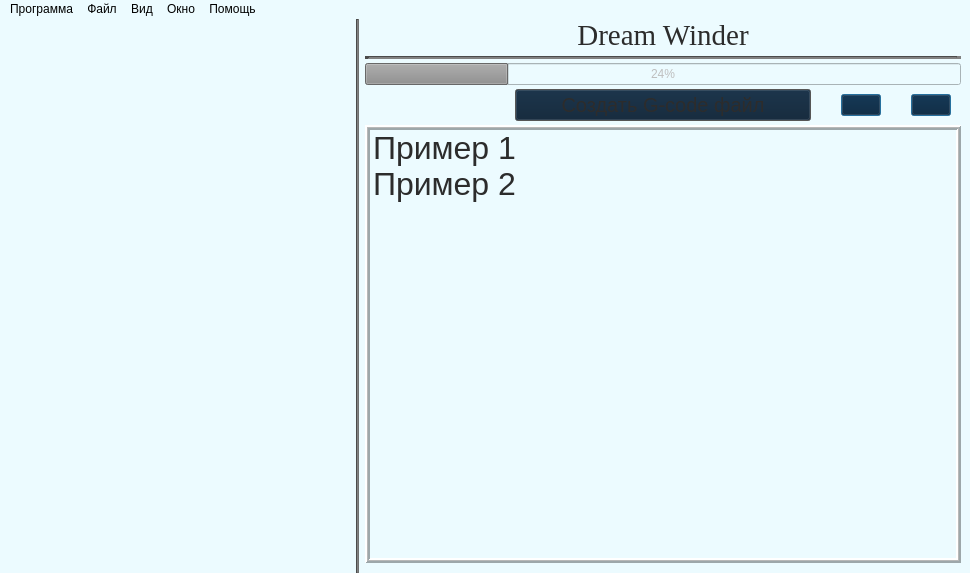
<?xml version="1.0" encoding="UTF-8"?>
<ui version="4.0">
 <class>MainWindow</class>
 <widget class="QMainWindow" name="MainWindow">
  <property name="enabled">
   <bool>true</bool>
  </property>
  <property name="geometry">
   <rect>
    <x>0</x>
    <y>0</y>
    <width>970</width>
    <height>573</height>
   </rect>
  </property>
  <property name="font">
   <font>
    <family>Times New Roman</family>
    <pointsize>13</pointsize>
    <weight>50</weight>
    <italic>false</italic>
    <bold>false</bold>
   </font>
  </property>
  <property name="contextMenuPolicy">
   <enum>Qt::DefaultContextMenu</enum>
  </property>
  <property name="acceptDrops">
   <bool>false</bool>
  </property>
  <property name="windowTitle">
   <string>Dream Winder</string>
  </property>
  <property name="styleSheet">
   <string notr="true">font: 13pt &quot;Times New Roman&quot;;
background-color: rgb(236, 251, 255);</string>
  </property>
  <property name="toolButtonStyle">
   <enum>Qt::ToolButtonIconOnly</enum>
  </property>
  <property name="documentMode">
   <bool>false</bool>
  </property>
  <property name="tabShape">
   <enum>QTabWidget::Rounded</enum>
  </property>
  <widget class="QWidget" name="centralwidget">
   <layout class="QHBoxLayout" name="horizontalLayout_2">
    <property name="sizeConstraint">
     <enum>QLayout::SetDefaultConstraint</enum>
    </property>
    <property name="leftMargin">
     <number>0</number>
    </property>
    <property name="topMargin">
     <number>0</number>
    </property>
    <property name="bottomMargin">
     <number>0</number>
    </property>
    <item>
     <widget class="QLabel" name="label">
      <property name="sizePolicy">
       <sizepolicy hsizetype="Ignored" vsizetype="Ignored">
        <horstretch>0</horstretch>
        <verstretch>0</verstretch>
       </sizepolicy>
      </property>
      <property name="minimumSize">
       <size>
        <width>0</width>
        <height>0</height>
       </size>
      </property>
      <property name="maximumSize">
       <size>
        <width>350</width>
        <height>16777215</height>
       </size>
      </property>
      <property name="baseSize">
       <size>
        <width>200</width>
        <height>0</height>
       </size>
      </property>
      <property name="text">
       <string/>
      </property>
      <property name="textFormat">
       <enum>Qt::PlainText</enum>
      </property>
      <property name="pixmap">
       <pixmap>1646963286_7-abrakadabra-fun-p-geometricheskie-teksturi-9.png</pixmap>
      </property>
      <property name="scaledContents">
       <bool>false</bool>
      </property>
      <property name="wordWrap">
       <bool>false</bool>
      </property>
      <property name="indent">
       <number>0</number>
      </property>
     </widget>
    </item>
    <item>
     <widget class="Line" name="line">
      <property name="styleSheet">
       <string notr="true">background-color: rgb(112, 112, 112);</string>
      </property>
      <property name="orientation">
       <enum>Qt::Vertical</enum>
      </property>
     </widget>
    </item>
    <item>
     <layout class="QVBoxLayout" name="verticalLayout">
      <property name="spacing">
       <number>4</number>
      </property>
      <property name="bottomMargin">
       <number>10</number>
      </property>
      <item>
       <widget class="QLabel" name="label_3">
        <property name="font">
         <font>
          <family>Times New Roman</family>
          <pointsize>13</pointsize>
          <weight>50</weight>
          <italic>false</italic>
          <bold>false</bold>
         </font>
        </property>
        <property name="layoutDirection">
         <enum>Qt::LeftToRight</enum>
        </property>
        <property name="autoFillBackground">
         <bool>false</bool>
        </property>
        <property name="styleSheet">
         <string notr="true">color: rgb(44, 44, 44);</string>
        </property>
        <property name="text">
         <string>&lt;html&gt;&lt;head/&gt;&lt;body&gt;&lt;p&gt;&lt;span style=&quot; font-size:22pt;&quot;&gt;Dream Winder&lt;/span&gt;&lt;/p&gt;&lt;/body&gt;&lt;/html&gt;</string>
        </property>
        <property name="scaledContents">
         <bool>true</bool>
        </property>
        <property name="alignment">
         <set>Qt::AlignCenter</set>
        </property>
       </widget>
      </item>
      <item>
       <widget class="Line" name="line_2">
        <property name="styleSheet">
         <string notr="true">color: rgb(112, 112, 112);
background-color: rgb(112, 112, 112);</string>
        </property>
        <property name="lineWidth">
         <number>5</number>
        </property>
        <property name="orientation">
         <enum>Qt::Horizontal</enum>
        </property>
       </widget>
      </item>
      <item>
       <widget class="QProgressBar" name="progressBar">
        <property name="enabled">
         <bool>false</bool>
        </property>
        <property name="sizePolicy">
         <sizepolicy hsizetype="Preferred" vsizetype="Fixed">
          <horstretch>0</horstretch>
          <verstretch>0</verstretch>
         </sizepolicy>
        </property>
        <property name="value">
         <number>24</number>
        </property>
        <property name="textVisible">
         <bool>true</bool>
        </property>
       </widget>
      </item>
      <item>
       <layout class="QHBoxLayout" name="horizontalLayout">
        <property name="spacing">
         <number>30</number>
        </property>
        <item>
         <spacer name="horizontalSpacer">
          <property name="orientation">
           <enum>Qt::Horizontal</enum>
          </property>
          <property name="sizeType">
           <enum>QSizePolicy::Maximum</enum>
          </property>
          <property name="sizeHint" stdset="0">
           <size>
            <width>150</width>
            <height>20</height>
           </size>
          </property>
         </spacer>
        </item>
        <item>
         <widget class="QPushButton" name="btn_build">
          <property name="palette">
           <palette>
            <active>
             <colorrole role="WindowText">
              <brush brushstyle="SolidPattern">
               <color alpha="255">
                <red>44</red>
                <green>44</green>
                <blue>44</blue>
               </color>
              </brush>
             </colorrole>
             <colorrole role="Button">
              <brush brushstyle="SolidPattern">
               <color alpha="50">
                <red>0</red>
                <green>24</green>
                <blue>47</blue>
               </color>
              </brush>
             </colorrole>
             <colorrole role="Text">
              <brush brushstyle="SolidPattern">
               <color alpha="255">
                <red>44</red>
                <green>44</green>
                <blue>44</blue>
               </color>
              </brush>
             </colorrole>
             <colorrole role="ButtonText">
              <brush brushstyle="SolidPattern">
               <color alpha="255">
                <red>44</red>
                <green>44</green>
                <blue>44</blue>
               </color>
              </brush>
             </colorrole>
             <colorrole role="Base">
              <brush brushstyle="SolidPattern">
               <color alpha="50">
                <red>0</red>
                <green>24</green>
                <blue>47</blue>
               </color>
              </brush>
             </colorrole>
             <colorrole role="Window">
              <brush brushstyle="SolidPattern">
               <color alpha="50">
                <red>0</red>
                <green>24</green>
                <blue>47</blue>
               </color>
              </brush>
             </colorrole>
             <colorrole role="Highlight">
              <brush brushstyle="SolidPattern">
               <color alpha="255">
                <red>108</red>
                <green>108</green>
                <blue>108</blue>
               </color>
              </brush>
             </colorrole>
             <colorrole role="HighlightedText">
              <brush brushstyle="SolidPattern">
               <color alpha="255">
                <red>147</red>
                <green>147</green>
                <blue>147</blue>
               </color>
              </brush>
             </colorrole>
            </active>
            <inactive>
             <colorrole role="WindowText">
              <brush brushstyle="SolidPattern">
               <color alpha="255">
                <red>44</red>
                <green>44</green>
                <blue>44</blue>
               </color>
              </brush>
             </colorrole>
             <colorrole role="Button">
              <brush brushstyle="SolidPattern">
               <color alpha="50">
                <red>0</red>
                <green>24</green>
                <blue>47</blue>
               </color>
              </brush>
             </colorrole>
             <colorrole role="Text">
              <brush brushstyle="SolidPattern">
               <color alpha="255">
                <red>44</red>
                <green>44</green>
                <blue>44</blue>
               </color>
              </brush>
             </colorrole>
             <colorrole role="ButtonText">
              <brush brushstyle="SolidPattern">
               <color alpha="255">
                <red>44</red>
                <green>44</green>
                <blue>44</blue>
               </color>
              </brush>
             </colorrole>
             <colorrole role="Base">
              <brush brushstyle="SolidPattern">
               <color alpha="50">
                <red>0</red>
                <green>24</green>
                <blue>47</blue>
               </color>
              </brush>
             </colorrole>
             <colorrole role="Window">
              <brush brushstyle="SolidPattern">
               <color alpha="50">
                <red>0</red>
                <green>24</green>
                <blue>47</blue>
               </color>
              </brush>
             </colorrole>
             <colorrole role="Highlight">
              <brush brushstyle="SolidPattern">
               <color alpha="255">
                <red>108</red>
                <green>108</green>
                <blue>108</blue>
               </color>
              </brush>
             </colorrole>
             <colorrole role="HighlightedText">
              <brush brushstyle="SolidPattern">
               <color alpha="255">
                <red>147</red>
                <green>147</green>
                <blue>147</blue>
               </color>
              </brush>
             </colorrole>
            </inactive>
            <disabled>
             <colorrole role="WindowText">
              <brush brushstyle="SolidPattern">
               <color alpha="255">
                <red>44</red>
                <green>44</green>
                <blue>44</blue>
               </color>
              </brush>
             </colorrole>
             <colorrole role="Button">
              <brush brushstyle="SolidPattern">
               <color alpha="50">
                <red>0</red>
                <green>24</green>
                <blue>47</blue>
               </color>
              </brush>
             </colorrole>
             <colorrole role="Text">
              <brush brushstyle="SolidPattern">
               <color alpha="255">
                <red>44</red>
                <green>44</green>
                <blue>44</blue>
               </color>
              </brush>
             </colorrole>
             <colorrole role="ButtonText">
              <brush brushstyle="SolidPattern">
               <color alpha="255">
                <red>44</red>
                <green>44</green>
                <blue>44</blue>
               </color>
              </brush>
             </colorrole>
             <colorrole role="Base">
              <brush brushstyle="SolidPattern">
               <color alpha="50">
                <red>0</red>
                <green>24</green>
                <blue>47</blue>
               </color>
              </brush>
             </colorrole>
             <colorrole role="Window">
              <brush brushstyle="SolidPattern">
               <color alpha="50">
                <red>0</red>
                <green>24</green>
                <blue>47</blue>
               </color>
              </brush>
             </colorrole>
             <colorrole role="Highlight">
              <brush brushstyle="SolidPattern">
               <color alpha="255">
                <red>108</red>
                <green>108</green>
                <blue>108</blue>
               </color>
              </brush>
             </colorrole>
             <colorrole role="HighlightedText">
              <brush brushstyle="SolidPattern">
               <color alpha="255">
                <red>147</red>
                <green>147</green>
                <blue>147</blue>
               </color>
              </brush>
             </colorrole>
            </disabled>
           </palette>
          </property>
          <property name="font">
           <font>
            <family>.AppleSystemUIFont</family>
            <pointsize>15</pointsize>
            <weight>50</weight>
            <italic>false</italic>
            <bold>false</bold>
           </font>
          </property>
          <property name="mouseTracking">
           <bool>false</bool>
          </property>
          <property name="autoFillBackground">
           <bool>false</bool>
          </property>
          <property name="styleSheet">
           <string notr="true">background-color: rgba(0, 24, 47, 50);
border-color: rgb(76, 76, 76);
selection-color: rgb(147, 147, 147);
selection-background-color: rgb(108, 108, 108);
font: 15pt &quot;.AppleSystemUIFont&quot;;
color: rgb(44, 44, 44);</string>
          </property>
          <property name="text">
           <string>Создать G-code файл</string>
          </property>
          <property name="icon">
           <iconset>
            <normaloff>free-icon-create-929256.png</normaloff>free-icon-create-929256.png</iconset>
          </property>
          <property name="iconSize">
           <size>
            <width>24</width>
            <height>18</height>
           </size>
          </property>
          <property name="checkable">
           <bool>false</bool>
          </property>
          <property name="autoDefault">
           <bool>false</bool>
          </property>
          <property name="default">
           <bool>true</bool>
          </property>
          <property name="flat">
           <bool>false</bool>
          </property>
         </widget>
        </item>
        <item>
         <widget class="QPushButton" name="pushButton">
          <property name="sizePolicy">
           <sizepolicy hsizetype="Fixed" vsizetype="Fixed">
            <horstretch>0</horstretch>
            <verstretch>0</verstretch>
           </sizepolicy>
          </property>
          <property name="styleSheet">
           <string notr="true">background-color: rgba(0, 24, 47, 50);
font: 15pt &quot;.AppleSystemUIFont&quot;;
color: rgb(44, 44, 44);</string>
          </property>
          <property name="text">
           <string/>
          </property>
          <property name="icon">
           <iconset>
            <normaloff>free-icon-add-button-2740600.png</normaloff>free-icon-add-button-2740600.png</iconset>
          </property>
          <property name="iconSize">
           <size>
            <width>24</width>
            <height>18</height>
           </size>
          </property>
          <property name="default">
           <bool>true</bool>
          </property>
         </widget>
        </item>
        <item>
         <widget class="QPushButton" name="pushButton_2">
          <property name="sizePolicy">
           <sizepolicy hsizetype="Fixed" vsizetype="Fixed">
            <horstretch>0</horstretch>
            <verstretch>0</verstretch>
           </sizepolicy>
          </property>
          <property name="styleSheet">
           <string notr="true">background-color: rgba(0, 24, 47, 50);
font: 15pt &quot;.AppleSystemUIFont&quot;;
color: rgb(44, 44, 44);</string>
          </property>
          <property name="text">
           <string/>
          </property>
          <property name="icon">
           <iconset>
            <normaloff>free-icon-font-trash-3917378.png</normaloff>free-icon-font-trash-3917378.png</iconset>
          </property>
          <property name="iconSize">
           <size>
            <width>24</width>
            <height>18</height>
           </size>
          </property>
          <property name="default">
           <bool>true</bool>
          </property>
         </widget>
        </item>
        <item>
         <spacer name="horizontalSpacer_2">
          <property name="orientation">
           <enum>Qt::Horizontal</enum>
          </property>
          <property name="sizeType">
           <enum>QSizePolicy::Maximum</enum>
          </property>
          <property name="sizeHint" stdset="0">
           <size>
            <width>10</width>
            <height>20</height>
           </size>
          </property>
         </spacer>
        </item>
       </layout>
      </item>
      <item>
       <widget class="QListWidget" name="mainList">
        <property name="sizePolicy">
         <sizepolicy hsizetype="Preferred" vsizetype="Expanding">
          <horstretch>0</horstretch>
          <verstretch>0</verstretch>
         </sizepolicy>
        </property>
        <property name="maximumSize">
         <size>
          <width>16777215</width>
          <height>1679372</height>
         </size>
        </property>
        <property name="styleSheet">
         <string notr="true">color: rgb(44, 44, 44);</string>
        </property>
        <property name="frameShape">
         <enum>QFrame::Box</enum>
        </property>
        <property name="frameShadow">
         <enum>QFrame::Raised</enum>
        </property>
        <property name="lineWidth">
         <number>2</number>
        </property>
        <property name="midLineWidth">
         <number>1</number>
        </property>
        <property name="editTriggers">
         <set>QAbstractItemView::NoEditTriggers</set>
        </property>
        <property name="selectionMode">
         <enum>QAbstractItemView::SingleSelection</enum>
        </property>
        <item>
         <property name="text">
          <string>Пример 1</string>
         </property>
         <property name="font">
          <font>
           <pointsize>24</pointsize>
          </font>
         </property>
        </item>
        <item>
         <property name="text">
          <string>Пример 2</string>
         </property>
         <property name="font">
          <font>
           <pointsize>24</pointsize>
          </font>
         </property>
        </item>
       </widget>
      </item>
     </layout>
    </item>
   </layout>
  </widget>
  <widget class="QMenuBar" name="menuBar">
   <property name="geometry">
    <rect>
     <x>0</x>
     <y>0</y>
     <width>970</width>
     <height>24</height>
    </rect>
   </property>
   <widget class="QMenu" name="menu">
    <property name="title">
     <string>Программа</string>
    </property>
    <addaction name="action_2"/>
    <addaction name="separator"/>
    <addaction name="action_12"/>
    <addaction name="action_13"/>
   </widget>
   <widget class="QMenu" name="menu_2">
    <property name="title">
     <string>Файл</string>
    </property>
    <addaction name="action_9"/>
    <addaction name="action_10"/>
    <addaction name="separator"/>
    <addaction name="action_8"/>
   </widget>
   <widget class="QMenu" name="menu_3">
    <property name="title">
     <string>Вид</string>
    </property>
   </widget>
   <widget class="QMenu" name="menu_4">
    <property name="title">
     <string>Окно</string>
    </property>
    <addaction name="action_6"/>
    <addaction name="action_7"/>
   </widget>
   <widget class="QMenu" name="menu_5">
    <property name="title">
     <string>Помощь</string>
    </property>
    <addaction name="action_5"/>
   </widget>
   <addaction name="menu"/>
   <addaction name="menu_2"/>
   <addaction name="menu_3"/>
   <addaction name="menu_4"/>
   <addaction name="menu_5"/>
  </widget>
  <action name="action">
   <property name="text">
    <string>Настройки</string>
   </property>
  </action>
  <action name="action_2">
   <property name="text">
    <string>Настройки</string>
   </property>
  </action>
  <action name="action_5">
   <property name="text">
    <string>Инструкция</string>
   </property>
  </action>
  <action name="action_6">
   <property name="text">
    <string>Стандартный размер</string>
   </property>
  </action>
  <action name="action_7">
   <property name="text">
    <string>Свернуть</string>
   </property>
  </action>
  <action name="action_8">
   <property name="text">
    <string>Директории</string>
   </property>
  </action>
  <action name="action_9">
   <property name="text">
    <string>Открыть</string>
   </property>
  </action>
  <action name="action_10">
   <property name="text">
    <string>Импортировать</string>
   </property>
  </action>
  <action name="action_12">
   <property name="text">
    <string>Закрыть</string>
   </property>
  </action>
  <action name="action_13">
   <property name="text">
    <string>Создатели</string>
   </property>
  </action>
 </widget>
 <resources/>
 <connections/>
</ui>
